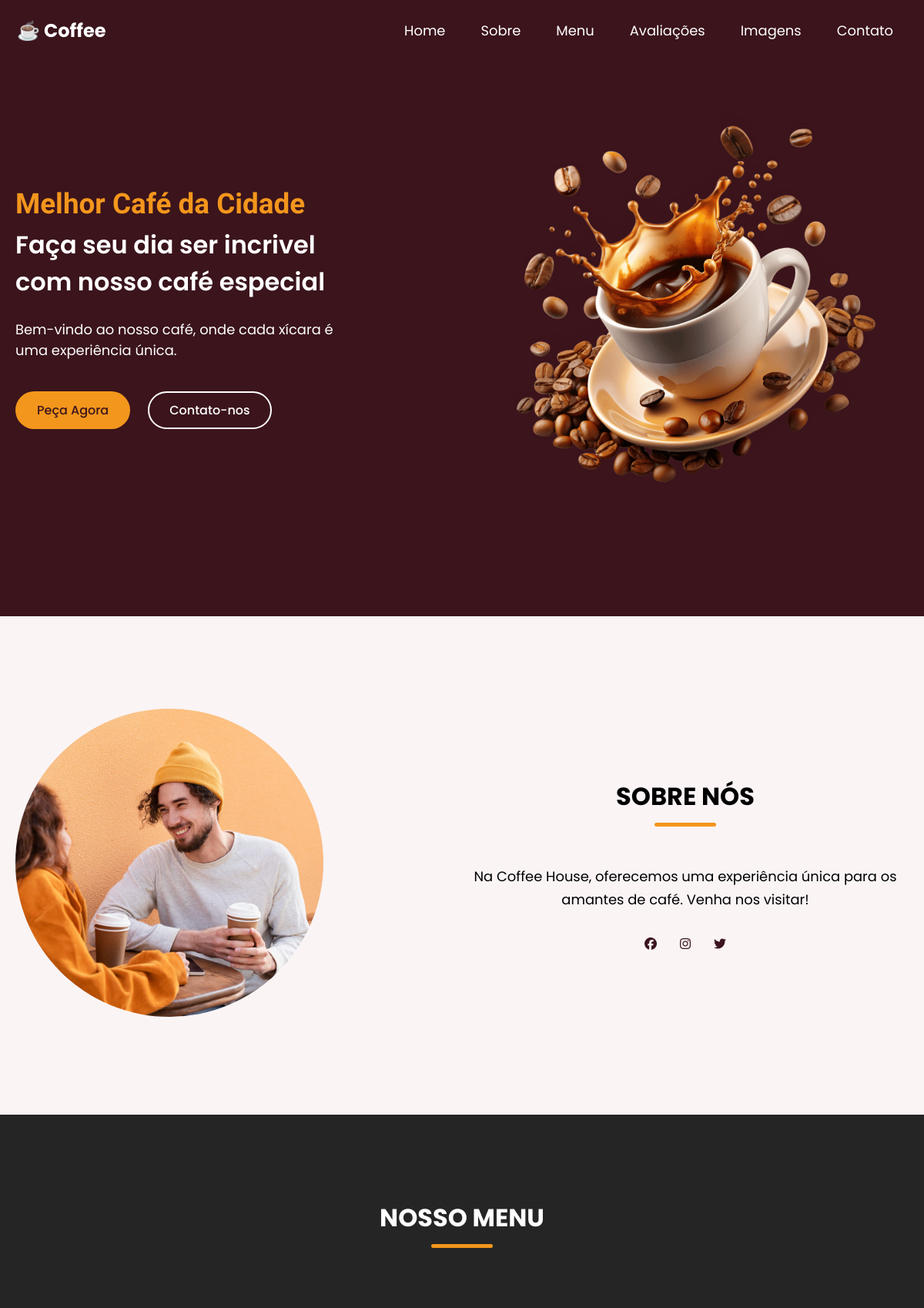
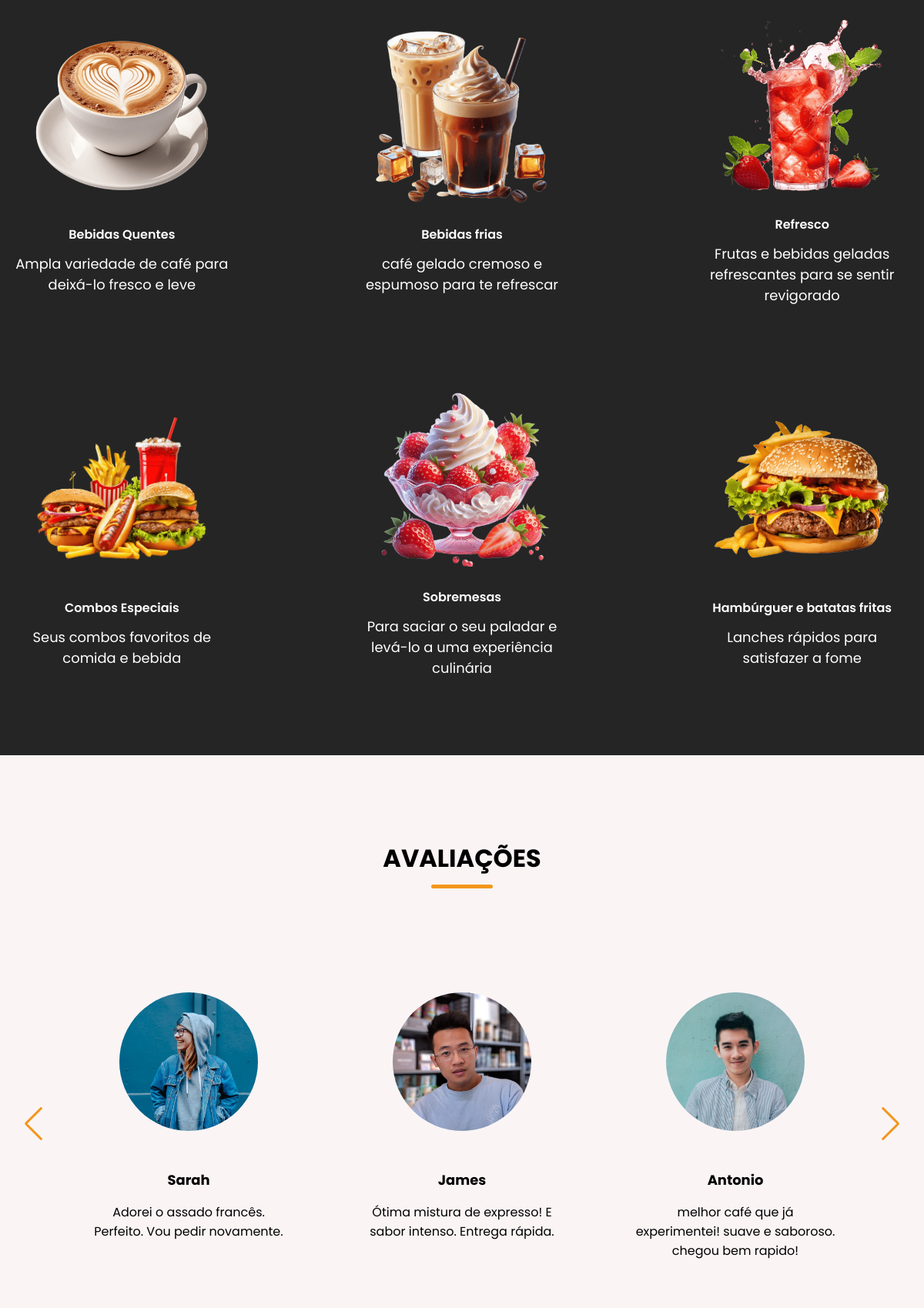
The page / (upper part) on the database its author committed (2 pictures, top to bottom).
### pagina/models.py (models this page shows)
class Products(models.Model):
    nome = models.CharField(max_length=100)
    descricao = models.TextField()
    preco = models.DecimalField(max_digits=10, decimal_places=2)
    imagem = models.ImageField(upload_to='products/')

class Testimonials(models.Model):
    nome = models.CharField(max_length=100)
    mensagem = models.TextField()
    imagem = models.ImageField(upload_to='testimonials/')

### pagina/views/header.py (the view, shortened to what this page needs)
# urls.py: 2. Add a URL to urlpatterns:  path('', views.home, name='home')
def home(request):
    product = Products.objects.all()
    gallery = Gallery.objects.all()
    contacts = Contacts.objects.all()
    context = {
        'products': product,
        'testimonials': Testimonials.objects.all(),
        'gallery': gallery,
        'contacts': contacts
    }
    return render(request, 'page.html', context)

### pagina/templates/page.html (shortened to what this page needs)
{% load static %}
{% block content %}
<!DOCTYPE html>
<html lang="en">
<head>
    <link rel="stylesheet" href="{% static 'pagina/css/style.css' %}">
    <link rel="stylesheet" href="https://cdnjs.cloudflare.com/ajax/libs/font-awesome/7.0.0/css/all.min.css" />
    <link rel="stylesheet" href="https://cdn.jsdelivr.net/npm/swiper@11/swiper-bundle.min.css">
</head>
<body>
    <header>
        <nav class="navbar section-content">
            <a class="nav-logo" href="#">
                <h2 class="logo-text"> ☕ Coffee</h2>
            </a>
            <ul class="nav-menu">
                <li><a class="nav-link" href="{% url 'home' %}">Home</a></li>
                <li><a class="nav-link" href="#about">Sobre</a></li>
                <li><a class="nav-link" href="#menu">Menu</a></li>
                <li><a class="nav-link" href="#testimonials">Avaliações</a></li>
                <li><a class="nav-link" href="#gallery">Imagens</a></li>
                <li><a class="nav-link" href="#contact">Contato</a></li>
            </ul>
        </nav>
    </header>
    <main>
        <section class="hero-section">
            <div class="section-content">
                <div class="hero-details">
                    <h2 class="title">Melhor Café da Cidade</h2>
                    <h3 class="subtitle">Faça seu dia ser incrivel com nosso café especial</h3>
                    <p class="description">Bem-vindo ao nosso café, onde cada xícara é uma experiência única.</p>
                    <div class="buttons">
                        <a href="#" class="button order-now">Peça Agora</a>
                        <a href="{% url 'contacts' %}" class="button contact-us">Contato-nos</a>
                    </div>
                </div>
                <div class="hero-image-wrapper">
                    <img src="{% static 'pagina/imagens/coffee-hero-section.png' %}" alt="Café">
                </div>
            </div>
        </section>
        <section class="about-section" id="about">
            <div class="section-content">
                <div class="about-image-wrapper">
                    <img src="{% static 'pagina/imagens/about-image.jpg' %}" alt="about" class="about-image">
                </div>
                <div class="about-details">
                    <h2 class="section-title">Sobre Nós</h2>
                    <p class="text">Na Coffee House, oferecemos uma experiência única para os amantes de café. Venha nos visitar!</p>
                    <div class="social-link-list">
                        <a href="#" class="social-link"><i class="fa-brands fa-facebook"></i></a>
                        <a href="#" class="social-link"><i class="fa-brands fa-instagram"></i></a>
                        <a href="#" class="social-link"><i class="fa-brands fa-twitter"></i></a>
                    </div>
                </div>
            </div>
        </section>
        <section class="menu-section" id="menu">
            <h2 class="section-title">Nosso Menu</h2>
            <div class="section-content">
                <ul class="menu-list">
                    {% for product in products %}
                    <li class="menu-item">
                        <img src="{{ product.imagem.url }}" alt="{{ product.nome }}" class="menu-image">
                        <h3 class="name">{{ product.nome }}</h3>
                        <p class="text">{{ product.descricao }}</p>
                    </li>
                    {% empty %}
                    <li class="menu-item">
                        <p class="text">Nenhum produto disponível.</p>
                    </li>
                    {% endfor %}
                </ul>
            </div>
        </section>
        <section class="testimonials-section" id="testimonials">
            <h2 class="section-title">Avaliações</h2>
                <div class="section-content">
                    <div class="slider-container swiper">
                        <div class="slider-wrapper">
                            <ul class="testimonials-list swiper-wrapper">
                                {% for testimonial in testimonials %}
                                <li class="testimonial swiper-slide">
                                    <img src="{{ testimonial.imagem.url }}" alt="" class="user-image">
                                    <h3 class="name">{{ testimonial.nome }}</h3>
                                    <p class="text">{{ testimonial.mensagem }}</p>
                                </li>
                                {% empty %}
                                <li>
                                    <p class="text">Nenhuma avaliação disponível.</p>
                                </li>
                                {% endfor %}
                            </ul>
                        </div>
                    </div>
                </div>
        </section>
    </main>
</body>
</html>
{% endblock %}

### static/pagina/css/header.css (style rules this page uses)
* { margin: 0; padding: 0; box-sizing: border-box; font-family: "Poppins", sans-serif; }
:root { --white-color: #fff; --dark-color: #252525; --primary-color: #3b141c; --secondary-color: #f3961c; --light-pink-color: #faf4f5; --medium-gray-color: #ccc; --font-size-s: 0.9rem; --font-size-n: 1rem; --font-size-m: 1.12rem; --font-size-l: 1.5rem; --font-size-xl: 2rem; --font-size-xxl: 2.3rem; --font-weight-normal: 400; --font-weight-medium: 500; --font-weight-semibold: 600; --font-weight-bold: 700; --border-radius-s: 8px; --border-radius-m: 30px; --border-radius-circle: 50%; --site-max-width: 1300px; }
ul { list-style: none; }
a { text-decoration: none; }
img { width: 100%; }
.section-content { max-width: var(--site-max-width); margin: 0 auto; padding: 0 20px; }
.section-title { text-align: center; padding: 60px 0 100px; text-transform: uppercase; font-size: var(--font-size-xl); }
.section-title::after { content: ""; width: 80px; height: 5px; display: block; margin: 10px auto 0; border-radius: var(--border-radius-s); background: var(--secondary-color); }
header { position: fixed; width: 100%; z-index: 5; background: var(--primary-color); }
header .navbar { display: flex; padding: 22px; align-items: center; justify-content: space-between; }
.navbar .nav-logo .logo-text { color: var(--white-color); }
.navbar .nav-menu { display: flex; gap: 10px; }
.navbar .nav-menu .nav-link { padding: 10px 18px; color: var(--white-color); font-size: var(--font-size-m); border-radius: var(--border-radius-m); transition: 0.3s; }

### static/pagina/css/main.css (style rules this page uses)
html { scroll-behavior: smooth; }
.hero-section { min-height: 100vh; background: var(--primary-color); }
.hero-section .section-content { display: flex; align-items: center; min-height: 100vh; color: var(--white-color); justify-content: space-between; }
.hero-section .hero-details .title { font-size: var(--font-size-xxl); color: var(--secondary-color); font-family: 'Miniver', sans-serif; }
.hero-section .hero-details .subtitle { margin-top: 8px; max-width: 70%; font-size: var(--font-size-xl); font-weight: var(--font-weight-semibold); }
.hero-section .hero-details .description { max-width: 70%; margin: 24px 0 40px; font-size: var(--font-size-m); }
.hero-section .hero-details .buttons { display: flex; gap: 23px; }
.hero-section .hero-details .button { padding: 10px 26px; border: 2px solid transparent; color: var(--primary-color); border-radius: var(--border-radius-m); background: var(--secondary-color); font-weight: var(--font-weight-medium); transition: 0.3s ease; }
.hero-section .hero-details .button:hover, .hero-section .hero-details .contact-us { color: var(--white-color); border-color: var(--white-color); background: transparent; }
.hero-section .hero-image-wrapper { max-width: 500px; margin-right: 30px; }

### static/pagina/css/about.css (style rules this page uses)
.about-section { padding: 120px 0; background: var(--light-pink-color); }
.about-section .section-content { display: flex; gap: 50px; align-items: center; justify-content: space-between; }
.about-section .about-image-wrapper .about-image { width: 400px; height: 400px; object-fit: cover; border-radius: var(--border-radius-circle); }
.about-section .about-details .section-title { padding: 0; }
.about-section .about-details { max-width: 50%; }
.about-section .about-details .text { line-height: 30px; margin: 50px 0 30px; text-align: center; font-size: var(--font-size-m); }
.about-section .social-link-list { display: flex; gap: 25px; justify-content: center; }
.about-section .social-link-list .social-link { color: var(--primary-color); font-size: var(--font-size-1); transition: 0.2s ease; }

### static/pagina/css/menu.css (style rules this page uses)
.menu-section { color: var(--white-color); background: var(--dark-color); padding: 50px 0 100px; }
.menu-section .menu-list { display: flex; flex-wrap: wrap; gap: 110px; align-items: center; justify-content: space-between; }
.menu-section .menu-list .menu-item { display: flex; align-items: center; text-align: center; flex-direction: column; justify-content: space-between; width: calc(100% / 3 - 110px); }
.menu-section .menu-list .menu-item .menu-image { max-width: 83%; aspect-ratio: 1; margin-bottom: 15px; object-fit: contain; }
.menu-section .menu-list .menu-item .name { margin: 12px 0; font-size: var(--font-size-1); font-weight: var(--font-weight-semibold); }
.menu-section .menu-list .menu-item .text { font-size: var(--font-size-m); }

### rows shown on the page
Products: imagem (picture), nome "Bebidas Quentes", descricao "Ampla variedade de café para deixá-lo fresco e leve"
Products: imagem (picture), nome "Bebidas frias", descricao "café gelado cremoso e espumoso para te refrescar"
Products: imagem (picture), nome "Refresco", descricao "Frutas e bebidas geladas refrescantes para se sentir revigorado"
Products: imagem (picture), nome "Combos Especiais", descricao "Seus combos favoritos de comida e bebida"
Products: imagem (picture), nome "Sobremesas", descricao "Para saciar o seu paladar e levá-lo a uma experiência culinária"
Products: imagem (picture), nome "Hambúrguer e batatas fritas", descricao "Lanches rápidos para satisfazer a fome"
Testimonials: imagem (picture), nome "Sarah", mensagem "Adorei o assado francês. Perfeito. Vou pedir novamente."
Testimonials: imagem (picture), nome "James", mensagem "Ótima mistura de expresso! E sabor intenso. Entrega rápida."
Testimonials: imagem (picture), nome "Antonio", mensagem "melhor café que já experimentei! suave e saboroso. chegou bem rapido!"
